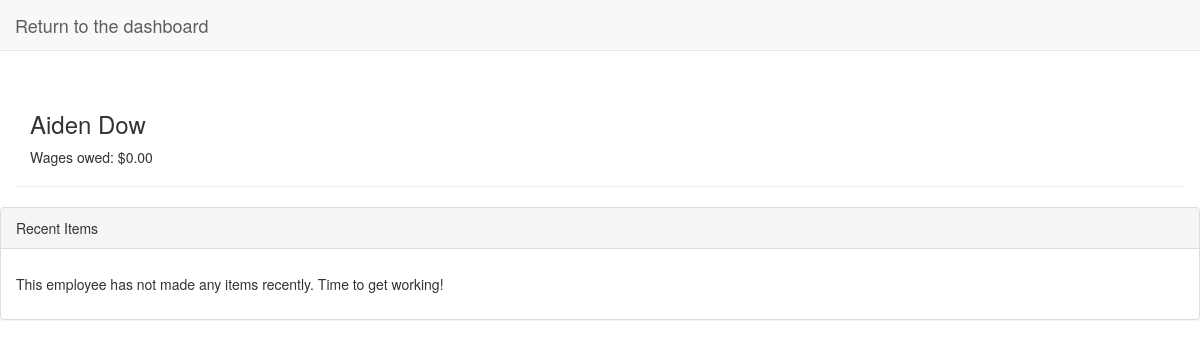
Page /manage/employee/1 on the earlier database version.
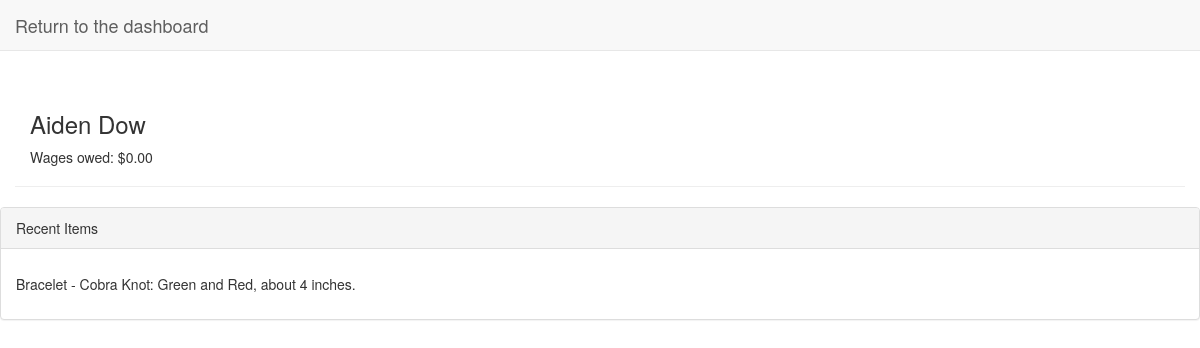
Same page on the later database version.
### management/models.py (models this page shows, shortened)
class EmployeeBuild(models.Model):
    product = models.ForeignKey(Product, on_delete=models.PROTECT)
    item = models.ForeignKey(Item, on_delete=models.PROTECT, blank=True, null=True)
    builder = models.ForeignKey(Employee, on_delete=models.PROTECT)
    verified = models.BooleanField(default=True)
    description = models.TextField(blank=True, null=True)
    date_completed = models.DateTimeField(auto_now_add=True)

class Product(models.Model):
    name = models.CharField(max_length=200)
    description = models.TextField()
    order_cost = models.DecimalField(decimal_places=2, max_digits=4) # Price
    employee_payment = models.DecimalField(decimal_places=2, max_digits=4) # Price

### management/views.py (the view)
# urls.py: path('manage/employee/<id>', views.employee, name="view_employee"),
def employee(request, id):
    employee = Employee.objects.get(id=id)
    outstanding_items = employee.employeebuild_set.filter(verified=False).order_by("date_completed")
    context = {
        "employee":employee,
        "outstanding_items":outstanding_items
    }
    return render(request, "management/employee.html", context)

### management/templates/management/employee.html
{% extends 'management/base.html' %}
{% block content %}
    <div class="container page-header">
        <h3>{{employee.name}}</h3>
        <p>Wages owed: ${{employee.amount_owed}}</p>
    </div>
    <div class="panel panel-default">
        <p class="panel-heading">Recent Items</p>
        <div class="panel-body">
            {% for item in outstanding_items %}
                <p>
                {% if item.item != Null %}
                    {{item.item}}
                {% else %}
                    {{item.product.name}}: {{item.description}}
                {% endif %}
                </p>
            {% empty %}
                <p>This employee has not made any items recently. Time to get working!</p>
            {% endfor %}
        </div>
    </div>
{% endblock content %}

Differences in the rows shown:
added EmployeeBuild: product.name "Bracelet - Cobra Knot", description "Green and Red, about 4 inches."
Other differences:
text no longer shown: "This employee has not made any items recently. Time to get working!"
